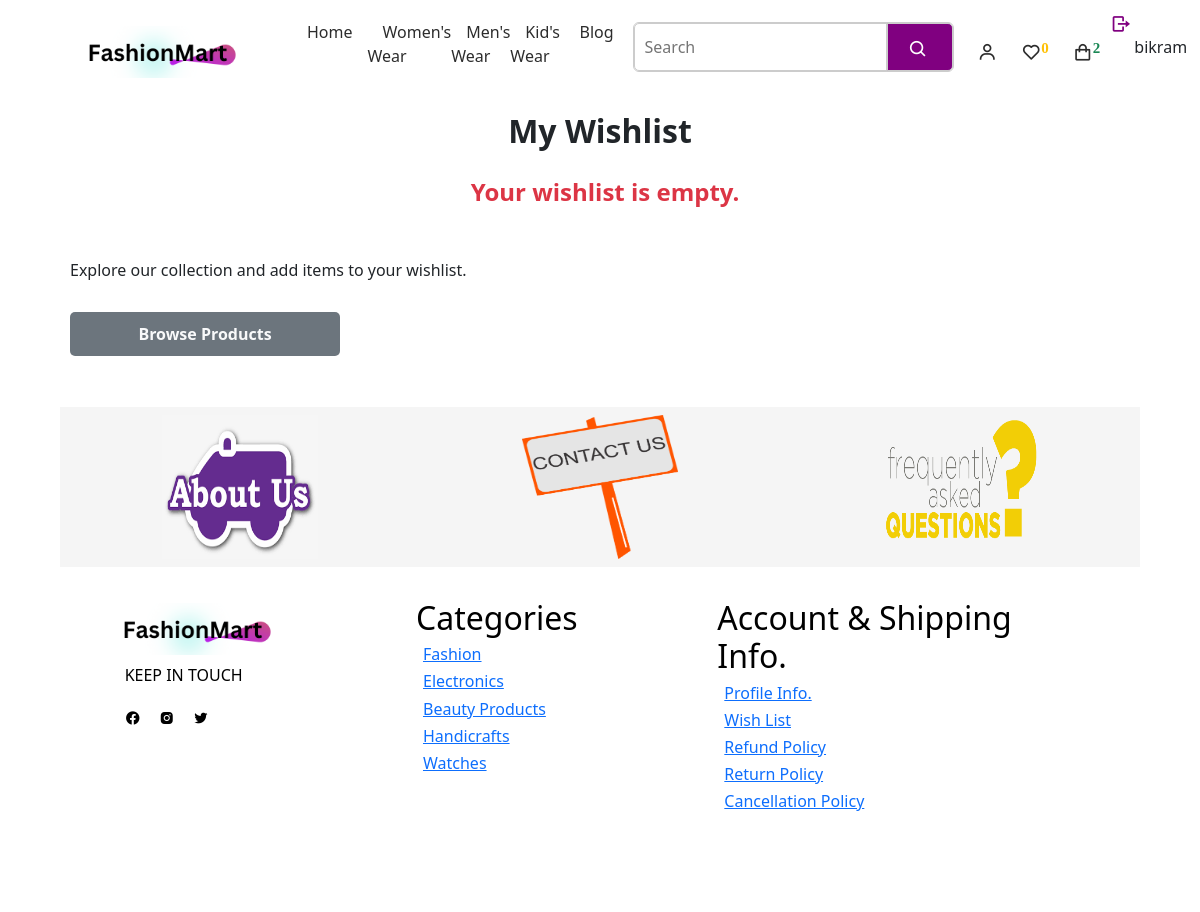
The page /wishlist-details/ (signed in) on the database as committed earlier.
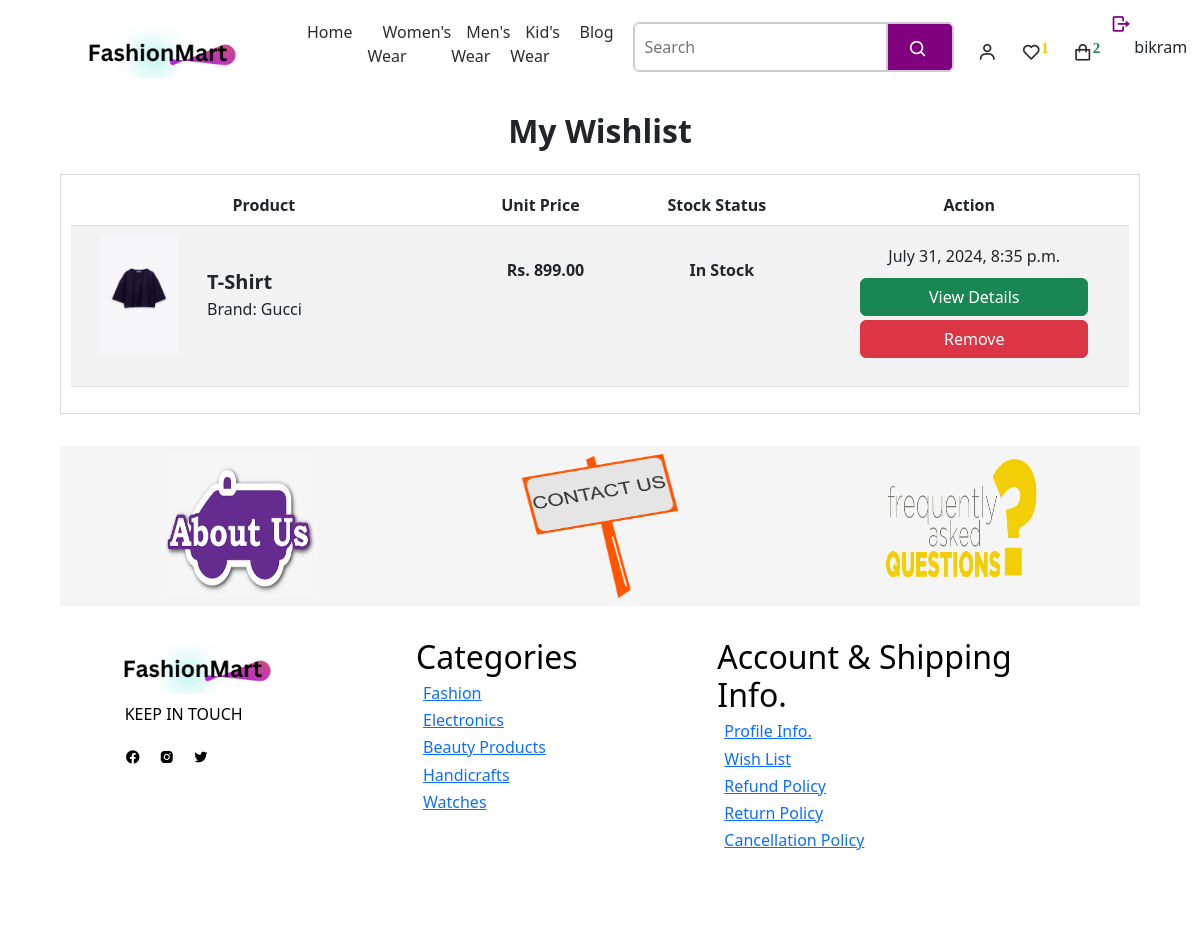
The same page on the database as committed later.
### myeSite/models.py (models this page shows, shortened)
class Wishlist(models.Model):
    user = models.ForeignKey(User, on_delete=models.CASCADE)
    product = models.ForeignKey(Product, on_delete=models.CASCADE)
    added_date = models.DateTimeField(default=timezone.now)

class Product(models.Model):
    name = models.CharField(max_length=255)
    description = models.TextField()
    stock_status = models.CharField(max_length=50, default='In Stock')
    old_price = models.DecimalField(max_digits=10, decimal_places=2, default=500,  null=True, blank=True)
    new_price = models.DecimalField(max_digits=10, decimal_places=2, default=400, null=False, blank=False)
    discount_price = models.DecimalField(max_digits=10, decimal_places=2, default=100,  null=True, blank=True)
    brand = models.ForeignKey(Brand, on_delete=models.CASCADE)
    category = models.ForeignKey(Category, on_delete=models.CASCADE)
    subcategory = models.ForeignKey(Subcategory, on_delete=models.CASCADE)
    image = models.ImageField(upload_to='product_images/')
    sizes = models.ManyToManyField(Size)

class Brand(models.Model):
    name = models.CharField(max_length=255)

### myeSite/views.py (the view)
# urls.py: path('wishlist-details/', views.wishlistDetail, name='wishlistdetail'),
def wishlistDetail(request):
    user = request.user
    wishlisted_items = Wishlist.objects.filter(user=user)
    return render(request, 'myeSite/cart_and_wishlist/wishlist.html', {'wishlisted_items':wishlisted_items})

### myeSite/context_processors.py (called while the page is built)
def categories_processor(request):
    categories = Category.objects.all().prefetch_related('subcategories')
    return {'categories': categories}

def wishlist_item_count(request):
    if request.user.is_authenticated:
        wishlist_item_count = Wishlist.objects.filter(user=request.user).count()
    else:
        wishlist_item_count = 0
    return {'wishlist_item_count': wishlist_item_count}

### myeSite/templates/myeSite/cart_and_wishlist/wishlist.html (shortened to what this page needs)
{% extends "main.html" %}
{% load static %}
{% block wishlist %}
    <div class="wishlist-container">
        <h2 class="fs-2 text-center fw-bold mb-4">My Wishlist</h2>
        {% if wishlisted_items %}
        <div class="wishlist-detail">
            <table class="table table-striped text-center">
                <thead>
                    <tr>
                        <th>Product</th>
                        <th>Unit Price</th>
                        <th>Stock Status</th>
                        <th>Action</th>
                    </tr>
                </thead>
                <tbody>
                    {% for wishlistitem in wishlisted_items %}
                        <tr>
                            <td>
                                <div class="product_image d-flex align-items-center">
                                    <img src="{{wishlistitem.product.image.url}}" alt="" class="ms-0 me-2">
                                    <div class="image_info">
                                        <p class="mb-0 m-0 fs-5 fw-semibold text-start">{{wishlistitem.product.name}}</p>
                                        <p class="mb-0 m-0 fw-light text-start">Brand: {{wishlistitem.product.brand.name}}</p>
                                    </div>
                                </div>
                            </td>
                            <td>
                                <div class="product_price">
                                    <p class="mb-0 mt-4 fw-bold">Rs. {{wishlistitem.product.new_price}}</p>
                                </div>
                            </td>
                            <td>
                                <div class="product_price">
                                    <p class="mb-0 mt-4 fw-bold">{{wishlistitem.product.stock_status}}</p>
                                </div>
                            </td>
                            <td>
                                    <p class="mb-0">{{wishlistitem.added_date}}</p>
                                    <button type="submit" class="btn btn-success w-75 mb-1 wishlistLinkButton"><a href="{% url 'itemsDetail' wishlistitem.product.id %}">View Details</a></button>
                                <form method="post" action="{% url 'remove_from_wishlist' %}">
                                    <button type="submit" class="btn btn-danger w-75 mt-0">Remove</button>
                                </form>
                            </td>
                        </tr>
                    {% endfor %}
                </tbody>
            </table>
        </div>
        {% else %}
            <p class="fs-4 fw-bold text-danger text-center mb-5">Your wishlist is empty.</p>
            <p>Explore our collection and add items to your wishlist.</p>
            <button class='w-25 bg bg-secondary'><a href="{% url 'index' %}" id="browseProduct" class="text-light fw-bold">Browse Products</a></button>
        {% endif %}
    </div>
{% endblock %}

### myeSite/templates/main.html (shortened to what this page needs)
<!DOCTYPE html>
{% load static %}
<html lang="en">
<head>
    <link href='https://unpkg.com/boxicons@2.1.4/css/boxicons.min.css' rel='stylesheet'>
    <link rel="stylesheet" href="path/to/font-awesome/css/font-awesome.min.css">
    <link rel="stylesheet" href="{% static 'myeSite/css/bootstrap.css' %}">
    <link rel="stylesheet" href="{% static 'myeSite/css/style.css' %}">
</head>
<body>
    <div class="whole-container">
        {% block navbar %} {% include "myeSite/navbar.html" %} {% endblock %}
        {% block wishlist %}{% endblock %}
        {% block footer %} {% include "myeSite/footer.html" %}{% endblock %}
    </div>
</body>
</html>

### myeSite/templates/myeSite/navbar.html (shortened to what this page needs)
{% load static %}
<header>
    <a href="/"><img src="{% static './myeSite/images/fashion.png' %}" alt="logo"></a>
    <ul class="navmenu">
        <li><a href="/">Home</a></li>
        <div class="dropdown">
            <li><a href="#">Women's Wear</a></li>
        </div>
        <li><a href="#">Men's Wear</a></li>
        <li><a href="#">Kid's Wear</a></li>
        <li><a href="#">Blog</a></li>
    </ul>
    <div class="nav-icon">
        <form action="#" method="post" class='d-flex me-4'>
            <input type="text" name="search" placeholder="Search">
            <div class="search_icon">
                <i class='bx bx-search' id="searchIcon"></i>
            </div>
        </form>
        {% if request.user.is_authenticated %}
        <div class="dropdown">
            <i class='bx bx-user' id="myicons" ></i>
        </div>
        {% endif %}
        {% if request.user.is_authenticated %}
        <div class="dropdown">
            <a href="{% url 'wishlistdetail' %}"><i class='bx bx-heart' id="myicons"><sup class="text-warning fw-bold">{{wishlist_item_count}}</sup></i></a>
        </div>
        {% endif %}
        <div class="dropdown">
            {% if request.user.is_authenticated %}
            <i class='bx bx-shopping-bag' id="bagicon" onclick="showcart()" ><sup class="text-success fw-bold">{{request.cart_items|length}}</sup></i>
           {% else %}
           <a href="{% url 'login' %}"><i class='bx bx-shopping-bag' id="bagicon" ><sup class="text-success fw-bold">{{request.cart_items|length}}</sup></i></a>
            {% endif %}
        </div>
    </div>
    {% if user.is_authenticated %}
    <form action="{% url 'logoutModule' %}" method="GET">
        <button><small class="me-2 mb-0"><i class='bx bx-log-out bx-flip-horizontal' ></i></small></button>
    </form>
    <p>{{user.username}}</p>
    {% endif %}
</header>

### myeSite/templates/myeSite/footer.html (shortened to what this page needs)
{% load static %}
<div class="aboutSystem">
    <a href="{% url 'aboutus' %}"><img src="{% static 'myeSite/images/about-us-image.png' %}" alt="aboutus-img"></a>
    <a href="{% url 'contactus' %}"><img id="contact-image" src="{% static 'myeSite/images/contact-us-img.png' %}" alt="contactus-img"></a>
    <img src="{% static 'myeSite/images/faq-img.png' %}" alt="faq-img">
</div>
<div class="footer">
    <div class="content">
        <a href="/"><img src="{% static './myeSite/images/fashion.png' %}" alt=""></a>
        <p>Keep in Touch</p>
    </div>
    <div class="content1">
        <h2>Categories</h2>
        <h6> <a href="#">Fashion</a></h6>
        <h6> <a href="#">Electronics</a></h6>
        <h6> <a href="#">Beauty Products</a></h6>
        <h6> <a href="#">Handicrafts</a></h6>
        <h6> <a href="#">Watches</a></h6>
    </div>
    <div class="content2">
        <h2>Account & Shipping Info.</h2>
        <h6><a href="#">Profile Info.</a></h6>
        <h6><a href="#">Wish List</a></h6>
        <h6><a href="#">Refund Policy</a></h6>
        <h6><a href="#">Return Policy</a></h6>
        <h6><a href="#">Cancellation Policy</a></h6>
    </div>
</div>

### myeSite/static/myeSite/css/style.css (style rules this page uses)
* { margin: 0; padding: 0; box-sizing: border-box; scroll-behavior: smooth; }
html, body { height: 100%; width: 100%; }
.whole-container { height: 100%; width: 90%; margin-left: 5%; margin-right: 5%; }
header { position: fixed; width: 90%; height: 6.5rem; top: 0; z-index: 1000; background-color: #fff; display: flex; align-items: center; padding: 30px 0px; justify-content: space-between; }
header form button, small { position: absolute; top: 0; right: 0; cursor: pointer; }
header form button { width: 40px; height: 25px; background-color: #fff; }
header a { text-decoration: none; }
header a img { height: 200px; width: 200px; object-fit: contain; }
.navmenu { display: flex; list-style-type: none; }
.navmenu a { color: #2c2c2c; font-size: 16px; text-transform: capitalize; padding: 10px 15px; font-weight: 400; transition: all .42s ease; text-decoration: none; }
.nav-icon { display: flex; align-items: center; }
.nav-icon form input { border: 1px solid #ccc; outline: 1px solid #ccc; margin-left: 5px; height: 6vh; margin-top: -11px; padding: 10px; border-radius: 5px 0px 0px 5px; }
.nav-icon form i { cursor: pointer; }
.nav-icon i { margin-right: 20px; color: #2c2c2c; font-size: 20px; font-weight: 400; transition: all .42s ease; }
.search_icon { border: 1px solid #ccc; outline: 1px solid #ccc; background: purple; margin-top: -11px; border-radius: 0px 5px 5px 0px; display: flex; align-items: center; }
.search_icon i { display: flex; margin-left: 1.3rem; color: #fff; }
.dropdown { position: relative; }
#myicons { cursor: pointer; }
#bagicon { cursor: pointer; }
.right-infoPart h5, span, p, button { margin-left: 10px; margin-top: 10px; margin-bottom: 1.2rem; }
button { width: 7rem; padding: 10px; border: none; border-radius: 5px; }
button i { font-size: 1.3rem; color: purple; }
.aboutSystem { height: 20vh; width: 100%; background-color: whitesmoke; display: flex; align-items: center; justify-content: space-around; }
.aboutSystem img { height: 18vh; width: 13vw; cursor: pointer; }
.footer { height: 40vh; width: 100%; background-color: #fff; display: flex; align-items: flex-start; padding-top: 2rem; justify-content: space-around; }
.content { height: auto; width: 12rem; color: black; position: relative; }
.content img { height: 200px; width: 200px; object-fit: contain; position: absolute; top: -70px; left: -20px; cursor: pointer; }
.content p { margin-top: 4rem; text-transform: uppercase; }
.content1 { height: auto; width: 12rem; color: black; }
.content2 { height: auto; width: 23rem; color: black; }
.sortby h6, i { padding-right: 4px; margin-top: 4px; }
.info-content h5, h6 { padding-left: 7px; }
.product_image img { height: 120px; width: 120px; object-fit: contain; margin-left: -20px; }
.wishlist-container { height: auto; width: 100%; margin-top: 7rem; margin-bottom: 2rem; }
.wishlist-detail { border: 1px solid #dadada; height: auto; padding: 10px; }
.wishlistLinkButton a { text-decoration: none; color: #fff; }

Rows that differ between the two databases and show on the page:
added Wishlist: product.image (picture), product.name "T-Shirt", product.brand.name "Gucci", product.new_price "899.00", product.stock_status "In Stock", added_date "July 31, 2024, 8:35 p.m."
Other text that changed with them:
{{ wishlist_item_count }}: "0" → "1"
text no longer shown: "Your wishlist is empty. Explore our collection and add items to your wishlist. Browse Products"
text now shown: "Product Unit Price Stock Status Action"
